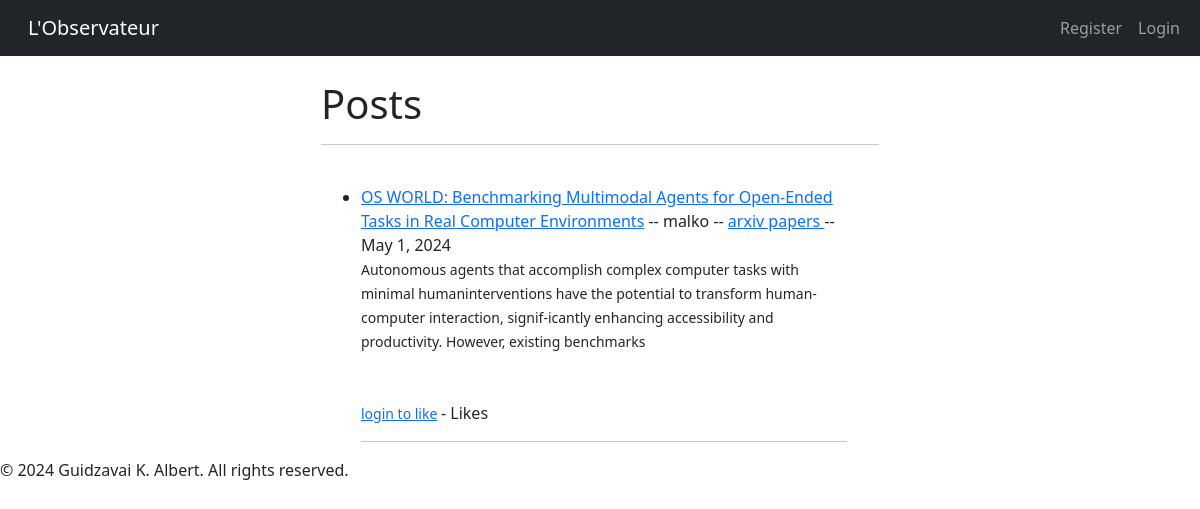
The app's page /, older data.
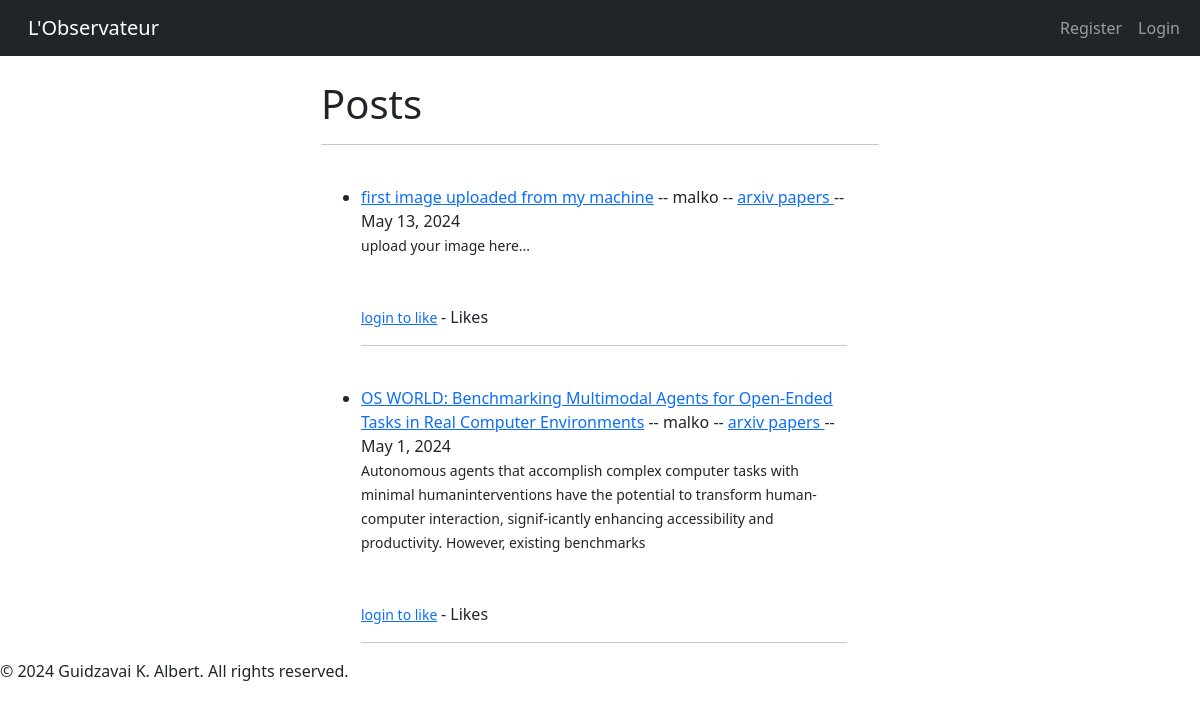
The same page, newer data.
### mblog/models.py (models this page shows, shortened)
class Post(models.Model):
    title = models.CharField(max_length=255)
    header_image = models.ImageField(null=True, blank=True, upload_to="images/")
    title_tag = models.CharField(max_length=255)
    author = models.ForeignKey(User, on_delete=models.CASCADE)
    body = RichTextUploadingField(null=True, blank=True)
    post_date = models.DateField(auto_now_add=True)
    category = models.CharField(max_length=255, default='coding')
    snippets = models.CharField(max_length=255, default=' ')
    likes = models.ManyToManyField(User, related_name='blog_post')

### mblog/views.py (the view)
# urls.py: path('', HomeView.as_view(), name="home" ),
class HomeView(ListView):
    model = Post
    template_name = 'home.html'
    ordering = ['-post_date']
    def get_context_data(self, *args, **kwargs):
        cat_menu = Category.objects.all()
        context = super(HomeView, self).get_context_data(*args, **kwargs)
        context["cat_menu"] = cat_menu
        return context

### mblog/templates/home.html (shortened to what this page needs)
{% extends 'base.html' %}
{% block content %}
<div class="home-container">
    <div>
    </div>
    <div>
        <h1> Posts</h1>
        <hr>
        <ul>
        {% for post in object_list%}
        <li>
            <a href="{% url 'article-detail' post.pk%}">{{post.title}}</a> -- {{post.author}} -- <a href="{% url 'category' post.category%}"> {{post.category}} </a>--{{post.post_date}}
        <small>{{post.snippets}} </small>
        </br><br/> </br>
        <form action="{% url 'like-post' post.pk%}" method="POST">
        {% if user.is_authenticated %}
            {% if liked %}
                <button type="submit", name="post_id", value = "{{ post.id }}",
                class="btn btn-danger btn-sm">Unlike</button>
                {% else %}
                <button type="submit", name="post_id", value = "{{ post.id }}",
                class="btn btn-primary btn-sm">Like</button>
                {% endif %}
        {% else %}
        <small> <a href="{% url 'login' %}"> login to like</a>
        </small>
        {% endif %}
            - {{ total_likes }} Likes
        </form>
        <hr>
        {% endfor %}
        </ul>
    </div>
</div>
{% endblock %}

Row changes from the older to the newer data that the page shows:
added Post: title "first image uploaded from my machine", author "malko", category "arxiv papers", post_date "May 13, 2024", snippets "upload your image here..."
